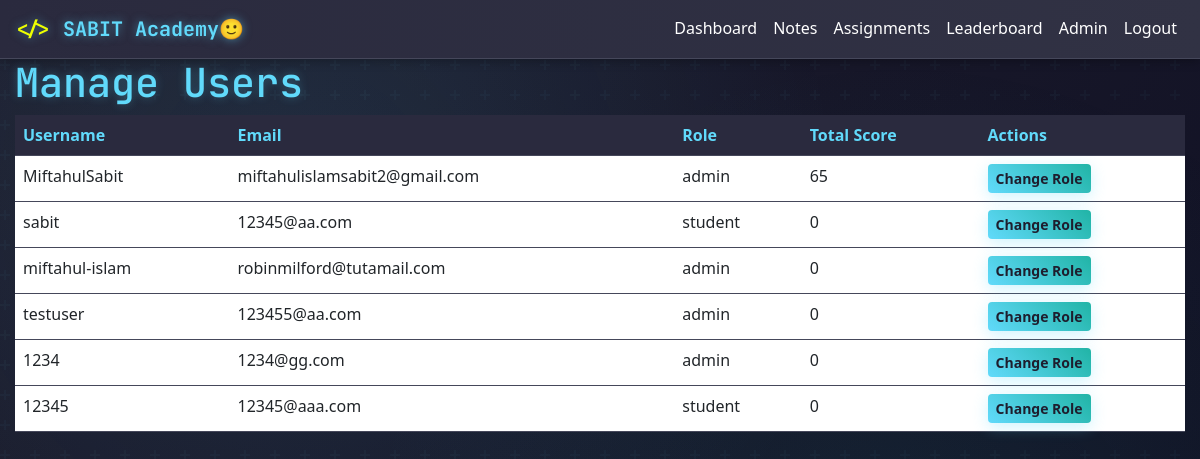
/admin/users (signed in), run on an earlier commit of the app's database.
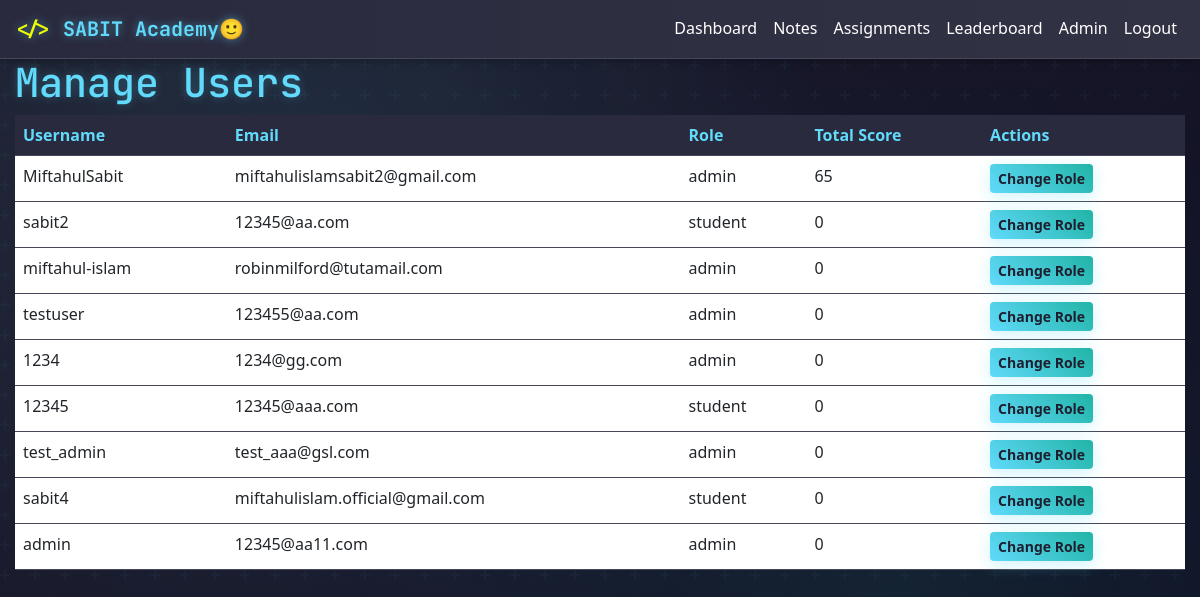
And on a later commit of the database.
### app/models.py (models this page shows, shortened)
class User(UserMixin, db.Model):
    id = db.Column(db.Integer, primary_key=True)
    username = db.Column(db.String(64), index=True, unique=True)
    email = db.Column(db.String(120), index=True, unique=True)
    password_hash = db.Column(db.String(512))
    role = db.Column(db.String(10), default='student')
    profile_pic = db.Column(db.String(255), nullable=True, default='default.jpg')
    total_score = db.Column(db.Integer, default=0)
    reset_token = db.Column(db.String(100), nullable=True)
    reset_token_expires = db.Column(db.DateTime, nullable=True)
    submissions = db.relationship('Submission', backref='author', lazy='dynamic')

### app/admin/routes.py (the view)
@bp.route('/users')
@login_required
@admin_required
def list_users():
    users = User.query.all()
    return render_template('admin/users.html', users=users)

### app/admin/routes.py (called while the page is built)
def admin_required(f):
    @wraps(f)
    def decorated_function(*args, **kwargs):
        if not current_user.is_authenticated or current_user.role not in ['admin', 'teacher']:
            abort(403)
        return f(*args, **kwargs)
    return decorated_function

### app/models.py (called while the page is built)
@login.user_loader
def load_user(id):
    return User.query.get(int(id))

### app/templates/admin/users.html (shortened to what this page needs)
{% extends "base.html" %}
{% block content %}
    <h1>Manage Users</h1>
    <table class="table">
        <thead>
            <tr>
                <th>Username</th>
                <th>Email</th>
                <th>Role</th>
                <th>Total Score</th>
                <th>Actions</th>
            </tr>
        </thead>
        <tbody>
            {% for user in users %}
            <tr>
                <td>{{ user.username }}</td>
                <td>{{ user.email }}</td>
                <td>{{ user.role }}</td>
                <td>{{ user.total_score or 0 }}</td>
                <td>
                    <a href="{{ url_for('admin.change_user_role', id=user.id) }}" class="btn btn-sm btn-primary">Change Role</a>
                </td>
            </tr>
            {% endfor %}
        </tbody>
    </table>
{% endblock %}

What changed in the data, as far as the page shows it:
changed User "12345@aa.com": username "sabit" → "sabit2"
added User: username "test_admin", email "test_aaa@gsl.com", role "admin", total_score "0"
added User: username "sabit4", email "miftahulislam.official@gmail.com", role "student", total_score "0"
added User: username "admin", email "12345@aa11.com", role "admin", total_score "0"
